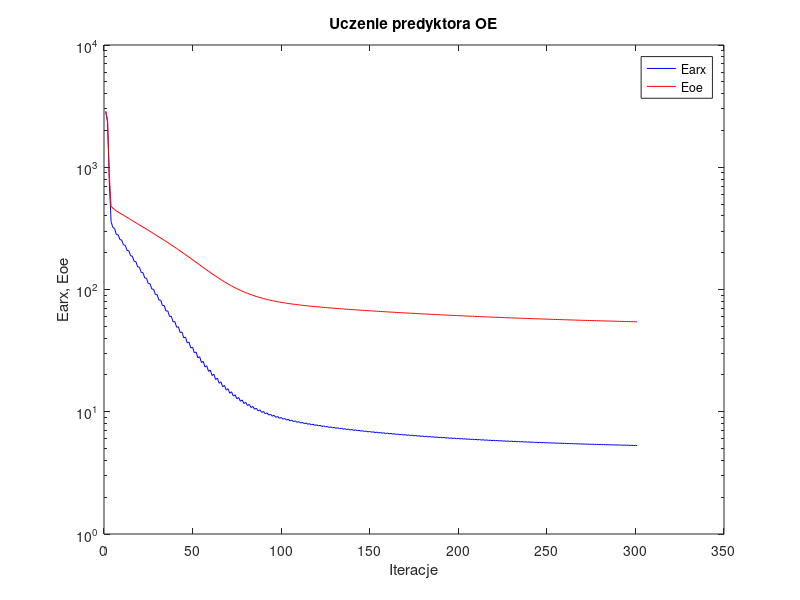
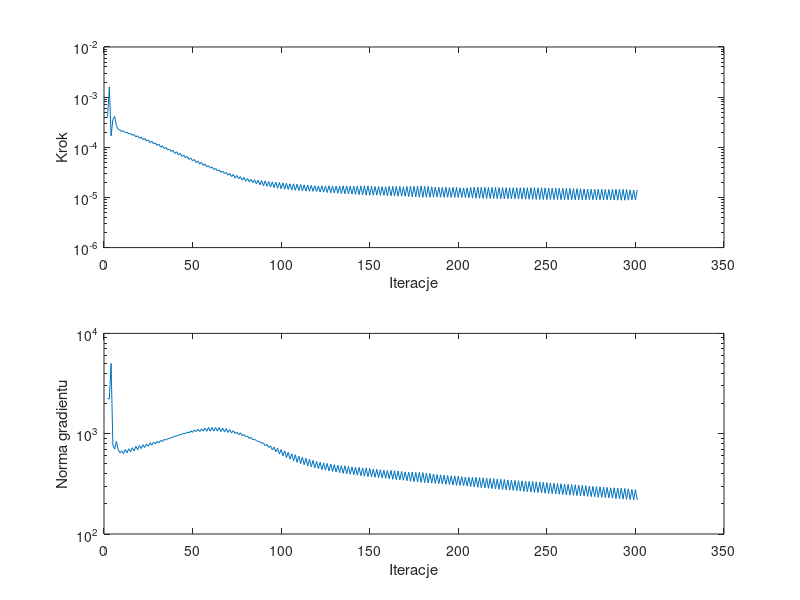

These charts were generated, in order, by the following MATLAB code:
%uczenie predyktora oe
clear all;
n=0; farx(n+1)=2.838401e+003; foe(n+1)=2.880203e+003; wspucz(n+1)=0.000000e+000; ng(n+1)=0.000000e+000;
n=1; farx(n+1)=2.346412e+003; foe(n+1)=2.430069e+003; krok(n+1)=3.910575e-004; ng(n+1)=2.245977e+003;
n=2; farx(n+1)=7.567281e+002; foe(n+1)=8.676422e+002; krok(n+1)=1.606327e-003; ng(n+1)=2.212913e+003;
n=3; farx(n+1)=3.592691e+002; foe(n+1)=4.785656e+002; krok(n+1)=1.684476e-004; ng(n+1)=5.014851e+003;
n=4; farx(n+1)=3.211535e+002; foe(n+1)=4.636240e+002; krok(n+1)=3.569431e-004; ng(n+1)=7.703968e+002;
n=5; farx(n+1)=3.157337e+002; foe(n+1)=4.506398e+002; krok(n+1)=4.129136e-004; ng(n+1)=7.025058e+002;
n=6; farx(n+1)=2.807216e+002; foe(n+1)=4.386093e+002; krok(n+1)=2.732662e-004; ng(n+1)=8.387535e+002;
n=7; farx(n+1)=2.807108e+002; foe(n+1)=4.299551e+002; krok(n+1)=2.266194e-004; ng(n+1)=6.946623e+002;
n=8; farx(n+1)=2.556234e+002; foe(n+1)=4.214672e+002; krok(n+1)=2.215284e-004; ng(n+1)=6.440630e+002;
n=9; farx(n+1)=2.542845e+002; foe(n+1)=4.133405e+002; krok(n+1)=2.064885e-004; ng(n+1)=6.748873e+002;
n=10; farx(n+1)=2.314404e+002; foe(n+1)=4.050896e+002; krok(n+1)=2.130969e-004; ng(n+1)=6.327329e+002;
n=11; farx(n+1)=2.301090e+002; foe(n+1)=3.971668e+002; krok(n+1)=1.955288e-004; ng(n+1)=6.952503e+002;
n=12; farx(n+1)=2.092014e+002; foe(n+1)=3.891605e+002; krok(n+1)=1.992091e-004; ng(n+1)=6.456250e+002;
n=13; farx(n+1)=2.078388e+002; foe(n+1)=3.814839e+002; krok(n+1)=1.848518e-004; ng(n+1)=7.084040e+002;
n=14; farx(n+1)=1.887209e+002; foe(n+1)=3.737532e+002; krok(n+1)=1.889980e-004; ng(n+1)=6.577155e+002;
n=15; farx(n+1)=1.875165e+002; foe(n+1)=3.663498e+002; krok(n+1)=1.736749e-004; ng(n+1)=7.251033e+002;
n=16; farx(n+1)=1.699628e+002; foe(n+1)=3.589128e+002; krok(n+1)=1.802468e-004; ng(n+1)=6.734309e+002;
n=17; farx(n+1)=1.690737e+002; foe(n+1)=3.517894e+002; krok(n+1)=1.614953e-004; ng(n+1)=7.479449e+002;
n=18; farx(n+1)=1.531173e+002; foe(n+1)=3.446469e+002; krok(n+1)=1.697983e-004; ng(n+1)=6.918010e+002;
n=19; farx(n+1)=1.523954e+002; foe(n+1)=3.378017e+002; krok(n+1)=1.512160e-004; ng(n+1)=7.624740e+002;
n=20; farx(n+1)=1.379115e+002; foe(n+1)=3.309406e+002; krok(n+1)=1.599927e-004; ng(n+1)=7.097831e+002;
n=21; farx(n+1)=1.373561e+002; foe(n+1)=3.243599e+002; krok(n+1)=1.418485e-004; ng(n+1)=7.766738e+002;
n=22; farx(n+1)=1.242155e+002; foe(n+1)=3.177637e+002; krok(n+1)=1.500113e-004; ng(n+1)=7.289221e+002;
n=23; farx(n+1)=1.238177e+002; foe(n+1)=3.114281e+002; krok(n+1)=1.332690e-004; ng(n+1)=7.907872e+002;
n=24; farx(n+1)=1.118664e+002; foe(n+1)=3.050764e+002; krok(n+1)=1.404483e-004; ng(n+1)=7.492757e+002;
n=25; farx(n+1)=1.116319e+002; foe(n+1)=2.989625e+002; krok(n+1)=1.241749e-004; ng(n+1)=8.074483e+002;
n=26; farx(n+1)=1.007780e+002; foe(n+1)=2.928276e+002; krok(n+1)=1.316664e-004; ng(n+1)=7.685651e+002;
n=27; farx(n+1)=1.006870e+002; foe(n+1)=2.869151e+002; krok(n+1)=1.168734e-004; ng(n+1)=8.231618e+002;
n=28; farx(n+1)=9.083009e+001; foe(n+1)=2.809837e+002; krok(n+1)=1.218919e-004; ng(n+1)=7.915799e+002;
n=29; farx(n+1)=9.083982e+001; foe(n+1)=2.752535e+002; krok(n+1)=1.089132e-004; ng(n+1)=8.381704e+002;
n=30; farx(n+1)=8.184220e+001; foe(n+1)=2.694979e+002; krok(n+1)=1.147197e-004; ng(n+1)=8.112513e+002;
n=31; farx(n+1)=8.198762e+001; foe(n+1)=2.639312e+002; krok(n+1)=1.007837e-004; ng(n+1)=8.591001e+002;
n=32; farx(n+1)=7.377868e+001; foe(n+1)=2.583360e+002; krok(n+1)=1.077049e-004; ng(n+1)=8.332881e+002;
n=33; farx(n+1)=7.404410e+001; foe(n+1)=2.529205e+002; krok(n+1)=9.411109e-005; ng(n+1)=8.794523e+002;
n=34; farx(n+1)=6.659938e+001; foe(n+1)=2.474837e+002; krok(n+1)=9.926586e-005; ng(n+1)=8.635586e+002;
n=35; farx(n+1)=6.691866e+001; foe(n+1)=2.422150e+002; krok(n+1)=8.876552e-005; ng(n+1)=8.925083e+002;
n=36; farx(n+1)=6.012577e+001; foe(n+1)=2.369298e+002; krok(n+1)=9.186126e-005; ng(n+1)=8.951113e+002;
n=37; farx(n+1)=6.051223e+001; foe(n+1)=2.317995e+002; krok(n+1)=8.238644e-005; ng(n+1)=9.152102e+002;
n=38; farx(n+1)=5.427131e+001; foe(n+1)=2.266557e+002; krok(n+1)=8.669030e-005; ng(n+1)=9.240661e+002;
n=39; farx(n+1)=5.475403e+001; foe(n+1)=2.216568e+002; krok(n+1)=7.546424e-005; ng(n+1)=9.453007e+002;
n=40; farx(n+1)=4.907445e+001; foe(n+1)=2.166496e+002; krok(n+1)=8.127742e-005; ng(n+1)=9.501017e+002;
n=41; farx(n+1)=4.959375e+001; foe(n+1)=2.117894e+002; krok(n+1)=7.029305e-005; ng(n+1)=9.655559e+002;
n=42; farx(n+1)=4.441553e+001; foe(n+1)=2.069275e+002; krok(n+1)=7.583697e-005; ng(n+1)=9.801773e+002;
n=43; farx(n+1)=4.497260e+001; foe(n+1)=2.022086e+002; krok(n+1)=6.564208e-005; ng(n+1)=9.856615e+002;
n=44; farx(n+1)=4.025367e+001; foe(n+1)=1.975013e+002; krok(n+1)=7.043991e-005; ng(n+1)=1.011956e+003;
n=45; farx(n+1)=4.083172e+001; foe(n+1)=1.929301e+002; krok(n+1)=6.121123e-005; ng(n+1)=1.003176e+003;
n=46; farx(n+1)=3.653580e+001; foe(n+1)=1.883819e+002; krok(n+1)=6.565217e-005; ng(n+1)=1.039029e+003;
n=47; farx(n+1)=3.712693e+001; foe(n+1)=1.839662e+002; krok(n+1)=5.714551e-005; ng(n+1)=1.018406e+003;
n=48; farx(n+1)=3.321599e+001; foe(n+1)=1.795864e+002; krok(n+1)=6.123045e-005; ng(n+1)=1.064103e+003;
n=49; farx(n+1)=3.381968e+001; foe(n+1)=1.753350e+002; krok(n+1)=5.353910e-005; ng(n+1)=1.031843e+003;
n=50; farx(n+1)=3.024316e+001; foe(n+1)=1.711374e+002; krok(n+1)=5.720244e-005; ng(n+1)=1.090105e+003;
n=51; farx(n+1)=3.086040e+001; foe(n+1)=1.670572e+002; krok(n+1)=4.960813e-005; ng(n+1)=1.047548e+003;
n=52; farx(n+1)=2.762201e+001; foe(n+1)=1.630458e+002; krok(n+1)=5.337612e-005; ng(n+1)=1.107490e+003;
n=53; farx(n+1)=2.821861e+001; foe(n+1)=1.591534e+002; krok(n+1)=4.621295e-005; ng(n+1)=1.052204e+003;
n=54; farx(n+1)=2.527477e+001; foe(n+1)=1.553348e+002; krok(n+1)=5.039187e-005; ng(n+1)=1.118010e+003;
n=55; farx(n+1)=2.587767e+001; foe(n+1)=1.516361e+002; krok(n+1)=4.334515e-005; ng(n+1)=1.061389e+003;
n=56; farx(n+1)=2.322910e+001; foe(n+1)=1.480335e+002; krok(n+1)=4.621295e-005; ng(n+1)=1.139271e+003;
n=57; farx(n+1)=2.379974e+001; foe(n+1)=1.445463e+002; krok(n+1)=4.116566e-005; ng(n+1)=1.055935e+003;
n=58; farx(n+1)=2.140315e+001; foe(n+1)=1.411633e+002; krok(n+1)=4.285449e-005; ng(n+1)=1.154973e+003;
n=59; farx(n+1)=2.194836e+001; foe(n+1)=1.378898e+002; krok(n+1)=3.840954e-005; ng(n+1)=1.056510e+003;
n=60; farx(n+1)=1.978209e+001; foe(n+1)=1.347243e+002; krok(n+1)=4.041022e-005; ng(n+1)=1.155012e+003;
n=61; farx(n+1)=2.030940e+001; foe(n+1)=1.316680e+002; krok(n+1)=3.583315e-005; ng(n+1)=1.061314e+003;
n=62; farx(n+1)=1.835876e+001; foe(n+1)=1.287247e+002; krok(n+1)=3.788626e-005; ng(n+1)=1.153868e+003;
n=63; farx(n+1)=1.886166e+001; foe(n+1)=1.258895e+002; krok(n+1)=3.369455e-005; ng(n+1)=1.059357e+003;
n=64; farx(n+1)=1.711099e+001; foe(n+1)=1.231697e+002; krok(n+1)=3.531947e-005; ng(n+1)=1.151788e+003;
n=65; farx(n+1)=1.757865e+001; foe(n+1)=1.205558e+002; krok(n+1)=3.163728e-005; ng(n+1)=1.049048e+003;
n=66; farx(n+1)=1.600814e+001; foe(n+1)=1.180524e+002; krok(n+1)=3.333298e-005; ng(n+1)=1.138429e+003;
n=67; farx(n+1)=1.644810e+001; foe(n+1)=1.156545e+002; krok(n+1)=2.979031e-005; ng(n+1)=1.039233e+003;
n=68; farx(n+1)=1.503561e+001; foe(n+1)=1.133635e+002; krok(n+1)=3.145966e-005; ng(n+1)=1.125116e+003;
n=69; farx(n+1)=1.544573e+001; foe(n+1)=1.111737e+002; krok(n+1)=2.780862e-005; ng(n+1)=1.029048e+003;
n=70; farx(n+1)=1.417920e+001; foe(n+1)=1.090824e+002; krok(n+1)=3.008156e-005; ng(n+1)=1.098805e+003;
n=71; farx(n+1)=1.456275e+001; foe(n+1)=1.070911e+002; krok(n+1)=2.609816e-005; ng(n+1)=1.016307e+003;
n=72; farx(n+1)=1.342191e+001; foe(n+1)=1.051911e+002; krok(n+1)=2.885108e-005; ng(n+1)=1.072611e+003;
n=73; farx(n+1)=1.378190e+001; foe(n+1)=1.033854e+002; krok(n+1)=2.439173e-005; ng(n+1)=1.005180e+003;
n=74; farx(n+1)=1.276798e+001; foe(n+1)=1.016636e+002; krok(n+1)=2.746916e-005; ng(n+1)=1.040258e+003;
n=75; farx(n+1)=1.310024e+001; foe(n+1)=1.000368e+002; krok(n+1)=2.352777e-005; ng(n+1)=9.767433e+002;
n=76; farx(n+1)=1.218407e+001; foe(n+1)=9.848882e+001; krok(n+1)=2.605170e-005; ng(n+1)=1.020592e+003;
n=77; farx(n+1)=1.249219e+001; foe(n+1)=9.702265e+001; krok(n+1)=2.212034e-005; ng(n+1)=9.591954e+002;
n=78; farx(n+1)=1.167273e+001; foe(n+1)=9.562626e+001; krok(n+1)=2.518354e-005; ng(n+1)=9.815509e+002;
n=79; farx(n+1)=1.195701e+001; foe(n+1)=9.430933e+001; krok(n+1)=2.109655e-005; ng(n+1)=9.342340e+002;
n=80; farx(n+1)=1.122934e+001; foe(n+1)=9.305470e+001; krok(n+1)=2.394830e-005; ng(n+1)=9.469647e+002;
n=81; farx(n+1)=1.148756e+001; foe(n+1)=9.187679e+001; krok(n+1)=2.059661e-005; ng(n+1)=8.966182e+002;
n=82; farx(n+1)=1.083031e+001; foe(n+1)=9.075387e+001; krok(n+1)=2.288495e-005; ng(n+1)=9.193924e+002;
n=83; farx(n+1)=1.106843e+001; foe(n+1)=8.969773e+001; krok(n+1)=1.968224e-005; ng(n+1)=8.702776e+002;
n=84; farx(n+1)=1.046999e+001; foe(n+1)=8.868951e+001; krok(n+1)=2.253084e-005; ng(n+1)=8.802420e+002;
n=85; farx(n+1)=1.069433e+001; foe(n+1)=8.773960e+001; krok(n+1)=1.856539e-005; ng(n+1)=8.538908e+002;
n=86; farx(n+1)=1.015508e+001; foe(n+1)=8.683245e+001; krok(n+1)=2.212034e-005; ng(n+1)=8.370646e+002;
n=87; farx(n+1)=1.036349e+001; foe(n+1)=8.598063e+001; krok(n+1)=1.791657e-005; ng(n+1)=8.296231e+002;
n=88; farx(n+1)=9.871570e+000; foe(n+1)=8.516721e+001; krok(n+1)=2.167257e-005; ng(n+1)=8.017427e+002;
n=89; farx(n+1)=1.006502e+001; foe(n+1)=8.440063e+001; krok(n+1)=1.700060e-005; ng(n+1)=8.102424e+002;
n=90; farx(n+1)=9.621992e+000; foe(n+1)=8.366546e+001; krok(n+1)=2.139878e-005; ng(n+1)=7.571128e+002;
n=91; farx(n+1)=9.802105e+000; foe(n+1)=8.297783e+001; krok(n+1)=1.668452e-005; ng(n+1)=7.819336e+002;
n=92; farx(n+1)=9.397512e+000; foe(n+1)=8.231965e+001; krok(n+1)=2.068400e-005; ng(n+1)=7.287141e+002;
n=93; farx(n+1)=9.563736e+000; foe(n+1)=8.170055e+001; krok(n+1)=1.611741e-005; ng(n+1)=7.567034e+002;
n=94; farx(n+1)=9.194014e+000; foe(n+1)=8.110505e+001; krok(n+1)=2.047978e-005; ng(n+1)=6.910078e+002;
n=95; farx(n+1)=9.349937e+000; foe(n+1)=8.054562e+001; krok(n+1)=1.568168e-005; ng(n+1)=7.353599e+002;
n=96; farx(n+1)=9.009043e+000; foe(n+1)=8.000754e+001; krok(n+1)=2.018691e-005; ng(n+1)=6.595191e+002;
n=97; farx(n+1)=9.155875e+000; foe(n+1)=7.949972e+001; krok(n+1)=1.519948e-005; ng(n+1)=7.163371e+002;
n=98; farx(n+1)=8.842327e+000; foe(n+1)=7.901094e+001; krok(n+1)=1.991107e-005; ng(n+1)=6.273636e+002;
n=99; farx(n+1)=8.980320e+000; foe(n+1)=7.854944e+001; krok(n+1)=1.489515e-005; ng(n+1)=6.948477e+002;
n=100; farx(n+1)=8.690410e+000; foe(n+1)=7.810513e+001; krok(n+1)=1.953303e-005; ng(n+1)=6.018599e+002;
n=101; farx(n+1)=8.820179e+000; foe(n+1)=7.768410e+001; krok(n+1)=1.460917e-005; ng(n+1)=6.740686e+002;
n=102; farx(n+1)=8.551931e+000; foe(n+1)=7.727818e+001; krok(n+1)=1.915690e-005; ng(n+1)=5.783372e+002;
n=103; farx(n+1)=8.674024e+000; foe(n+1)=7.689294e+001; krok(n+1)=1.442554e-005; ng(n+1)=6.526973e+002;
n=104; farx(n+1)=8.424683e+000; foe(n+1)=7.652100e+001; krok(n+1)=1.873112e-005; ng(n+1)=5.574632e+002;
n=105; farx(n+1)=8.538821e+000; foe(n+1)=7.616690e+001; krok(n+1)=1.416371e-005; ng(n+1)=6.322453e+002;
n=106; farx(n+1)=8.304851e+000; foe(n+1)=7.582283e+001; krok(n+1)=1.868136e-005; ng(n+1)=5.356144e+002;
n=107; farx(n+1)=8.414239e+000; foe(n+1)=7.549444e+001; krok(n+1)=1.390226e-005; ng(n+1)=6.173725e+002;
n=108; farx(n+1)=8.194772e+000; foe(n+1)=7.517574e+001; krok(n+1)=1.839286e-005; ng(n+1)=5.175712e+002;
n=109; farx(n+1)=8.298665e+000; foe(n+1)=7.487068e+001; krok(n+1)=1.372904e-005; ng(n+1)=6.002612e+002;
n=110; farx(n+1)=8.091890e+000; foe(n+1)=7.457395e+001; krok(n+1)=1.814366e-005; ng(n+1)=5.020244e+002;
n=111; farx(n+1)=8.191036e+000; foe(n+1)=7.428907e+001; krok(n+1)=1.356957e-005; ng(n+1)=5.846290e+002;
n=112; farx(n+1)=7.995736e+000; foe(n+1)=7.401151e+001; krok(n+1)=1.787641e-005; ng(n+1)=4.896056e+002;
n=113; farx(n+1)=8.089995e+000; foe(n+1)=7.374438e+001; krok(n+1)=1.338683e-005; ng(n+1)=5.694313e+002;
n=114; farx(n+1)=7.904603e+000; foe(n+1)=7.348284e+001; krok(n+1)=1.777520e-005; ng(n+1)=4.767128e+002;
n=115; farx(n+1)=7.995725e+000; foe(n+1)=7.323081e+001; krok(n+1)=1.328171e-005; ng(n+1)=5.567401e+002;
n=116; farx(n+1)=7.819890e+000; foe(n+1)=7.298446e+001; krok(n+1)=1.738167e-005; ng(n+1)=4.671399e+002;
n=117; farx(n+1)=7.906958e+000; foe(n+1)=7.274646e+001; krok(n+1)=1.324381e-005; ng(n+1)=5.417587e+002;
n=118; farx(n+1)=7.739321e+000; foe(n+1)=7.251311e+001; krok(n+1)=1.709205e-005; ng(n+1)=4.577785e+002;
n=119; farx(n+1)=7.822904e+000; foe(n+1)=7.228710e+001; krok(n+1)=1.315377e-005; ng(n+1)=5.289877e+002;
n=120; farx(n+1)=7.661961e+000; foe(n+1)=7.206484e+001; krok(n+1)=1.696382e-005; ng(n+1)=4.483241e+002;
n=121; farx(n+1)=7.742385e+000; foe(n+1)=7.184888e+001; krok(n+1)=1.290553e-005; ng(n+1)=5.193752e+002;
n=122; farx(n+1)=7.587511e+000; foe(n+1)=7.163529e+001; krok(n+1)=1.709205e-005; ng(n+1)=4.385573e+002;
n=123; farx(n+1)=7.666310e+000; foe(n+1)=7.142788e+001; krok(n+1)=1.275150e-005; ng(n+1)=5.120482e+002;
n=124; farx(n+1)=7.516519e+000; foe(n+1)=7.122317e+001; krok(n+1)=1.700240e-005; ng(n+1)=4.325727e+002;
n=125; farx(n+1)=7.593268e+000; foe(n+1)=7.102344e+001; krok(n+1)=1.254943e-005; ng(n+1)=5.053703e+002;
n=126; farx(n+1)=7.448115e+000; foe(n+1)=7.082593e+001; krok(n+1)=1.707914e-005; ng(n+1)=4.255960e+002;
n=127; farx(n+1)=7.523686e+000; foe(n+1)=7.063281e+001; krok(n+1)=1.240203e-005; ng(n+1)=5.000558e+002;
n=128; farx(n+1)=7.383625e+000; foe(n+1)=7.044246e+001; krok(n+1)=1.689056e-005; ng(n+1)=4.202616e+002;
n=129; farx(n+1)=7.456797e+000; foe(n+1)=7.025613e+001; krok(n+1)=1.229246e-005; ng(n+1)=4.918320e+002;
n=130; farx(n+1)=7.321180e+000; foe(n+1)=7.007168e+001; krok(n+1)=1.686358e-005; ng(n+1)=4.142375e+002;
n=131; farx(n+1)=7.392539e+000; foe(n+1)=6.989115e+001; krok(n+1)=1.215525e-005; ng(n+1)=4.854772e+002;
n=132; farx(n+1)=7.260667e+000; foe(n+1)=6.971204e+001; krok(n+1)=1.689172e-005; ng(n+1)=4.084948e+002;
n=133; farx(n+1)=7.330505e+000; foe(n+1)=6.953651e+001; krok(n+1)=1.197415e-005; ng(n+1)=4.806146e+002;
n=134; farx(n+1)=7.201454e+000; foe(n+1)=6.936193e+001; krok(n+1)=1.707914e-005; ng(n+1)=4.028104e+002;
n=135; farx(n+1)=7.270862e+000; foe(n+1)=6.919032e+001; krok(n+1)=1.180191e-005; ng(n+1)=4.785457e+002;
n=136; farx(n+1)=7.145615e+000; foe(n+1)=6.902056e+001; krok(n+1)=1.695813e-005; ng(n+1)=3.986127e+002;
n=137; farx(n+1)=7.213599e+000; foe(n+1)=6.885371e+001; krok(n+1)=1.176389e-005; ng(n+1)=4.726879e+002;
n=138; farx(n+1)=7.091967e+000; foe(n+1)=6.868873e+001; krok(n+1)=1.675717e-005; ng(n+1)=3.951645e+002;
n=139; farx(n+1)=7.158089e+000; foe(n+1)=6.852644e+001; krok(n+1)=1.168144e-005; ng(n+1)=4.665600e+002;
n=140; farx(n+1)=7.039023e+000; foe(n+1)=6.836517e+001; krok(n+1)=1.684728e-005; ng(n+1)=3.905957e+002;
n=141; farx(n+1)=7.104247e+000; foe(n+1)=6.820622e+001; krok(n+1)=1.151293e-005; ng(n+1)=4.640462e+002;
n=142; farx(n+1)=6.987857e+000; foe(n+1)=6.804826e+001; krok(n+1)=1.693219e-005; ng(n+1)=3.859294e+002;
n=143; farx(n+1)=7.052162e+000; foe(n+1)=6.789259e+001; krok(n+1)=1.138543e-005; ng(n+1)=4.610099e+002;
n=144; farx(n+1)=6.938484e+000; foe(n+1)=6.773796e+001; krok(n+1)=1.693774e-005; ng(n+1)=3.817924e+002;
n=145; farx(n+1)=7.001634e+000; foe(n+1)=6.758561e+001; krok(n+1)=1.127096e-005; ng(n+1)=4.573008e+002;
n=146; farx(n+1)=6.889885e+000; foe(n+1)=6.743398e+001; krok(n+1)=1.707914e-005; ng(n+1)=3.775619e+002;
n=147; farx(n+1)=6.952425e+000; foe(n+1)=6.728410e+001; krok(n+1)=1.109774e-005; ng(n+1)=4.559637e+002;
n=148; farx(n+1)=6.843564e+000; foe(n+1)=6.713509e+001; krok(n+1)=1.709205e-005; ng(n+1)=3.731316e+002;
n=149; farx(n+1)=6.905248e+000; foe(n+1)=6.698853e+001; krok(n+1)=1.109569e-005; ng(n+1)=4.514339e+002;
n=150; farx(n+1)=6.799516e+000; foe(n+1)=6.684334e+001; krok(n+1)=1.675917e-005; ng(n+1)=3.708049e+002;
n=151; farx(n+1)=6.859651e+000; foe(n+1)=6.670063e+001; krok(n+1)=1.113304e-005; ng(n+1)=4.445984e+002;
n=152; farx(n+1)=6.756093e+000; foe(n+1)=6.655880e+001; krok(n+1)=1.662220e-005; ng(n+1)=3.681912e+002;
n=153; farx(n+1)=6.815419e+000; foe(n+1)=6.641894e+001; krok(n+1)=1.109569e-005; ng(n+1)=4.408764e+002;
n=154; farx(n+1)=6.714111e+000; foe(n+1)=6.628019e+001; krok(n+1)=1.649003e-005; ng(n+1)=3.654193e+002;
n=155; farx(n+1)=6.772396e+000; foe(n+1)=6.614318e+001; krok(n+1)=1.104492e-005; ng(n+1)=4.368070e+002;
n=156; farx(n+1)=6.673368e+000; foe(n+1)=6.600707e+001; krok(n+1)=1.641304e-005; ng(n+1)=3.621859e+002;
n=157; farx(n+1)=6.730807e+000; foe(n+1)=6.587282e+001; krok(n+1)=1.103022e-005; ng(n+1)=4.327563e+002;
n=158; farx(n+1)=6.633649e+000; foe(n+1)=6.573962e+001; krok(n+1)=1.630239e-005; ng(n+1)=3.596723e+002;
n=159; farx(n+1)=6.689624e+000; foe(n+1)=6.560787e+001; krok(n+1)=1.085468e-005; ng(n+1)=4.295052e+002;
n=160; farx(n+1)=6.593538e+000; foe(n+1)=6.547570e+001; krok(n+1)=1.675717e-005; ng(n+1)=3.542475e+002;
n=161; farx(n+1)=6.649910e+000; foe(n+1)=6.534507e+001; krok(n+1)=1.071362e-005; ng(n+1)=4.308829e+002;
n=162; farx(n+1)=6.555864e+000; foe(n+1)=6.521554e+001; krok(n+1)=1.663384e-005; ng(n+1)=3.515584e+002;
n=163; farx(n+1)=6.611171e+000; foe(n+1)=6.508750e+001; krok(n+1)=1.066004e-005; ng(n+1)=4.269258e+002;
n=164; farx(n+1)=6.518796e+000; foe(n+1)=6.496009e+001; krok(n+1)=1.666809e-005; ng(n+1)=3.482636e+002;
n=165; farx(n+1)=6.573628e+000; foe(n+1)=6.483413e+001; krok(n+1)=1.061240e-005; ng(n+1)=4.245572e+002;
n=166; farx(n+1)=6.483117e+000; foe(n+1)=6.470928e+001; krok(n+1)=1.653919e-005; ng(n+1)=3.457796e+002;
n=167; farx(n+1)=6.537245e+000; foe(n+1)=6.458572e+001; krok(n+1)=1.061240e-005; ng(n+1)=4.208303e+002;
n=168; farx(n+1)=6.449071e+000; foe(n+1)=6.446354e+001; krok(n+1)=1.625849e-005; ng(n+1)=3.436636e+002;
n=169; farx(n+1)=6.501525e+000; foe(n+1)=6.434292e+001; krok(n+1)=1.057446e-005; ng(n+1)=4.149346e+002;
n=170; farx(n+1)=6.414180e+000; foe(n+1)=6.422221e+001; krok(n+1)=1.653919e-005; ng(n+1)=3.397917e+002;
n=171; farx(n+1)=6.466487e+000; foe(n+1)=6.410266e+001; krok(n+1)=1.039083e-005; ng(n+1)=4.157590e+002;
n=172; farx(n+1)=6.380467e+000; foe(n+1)=6.398332e+001; krok(n+1)=1.672925e-005; ng(n+1)=3.359111e+002;
n=173; farx(n+1)=6.432528e+000; foe(n+1)=6.386532e+001; krok(n+1)=1.031748e-005; ng(n+1)=4.146224e+002;
n=174; farx(n+1)=6.348150e+000; foe(n+1)=6.374818e+001; krok(n+1)=1.663763e-005; ng(n+1)=3.333816e+002;
n=175; farx(n+1)=6.399204e+000; foe(n+1)=6.363233e+001; krok(n+1)=1.023989e-005; ng(n+1)=4.113008e+002;
n=176; farx(n+1)=6.315824e+000; foe(n+1)=6.351661e+001; krok(n+1)=1.684728e-005; ng(n+1)=3.298277e+002;
n=177; farx(n+1)=6.366558e+000; foe(n+1)=6.340198e+001; krok(n+1)=1.010485e-005; ng(n+1)=4.110423e+002;
n=178; farx(n+1)=6.284501e+000; foe(n+1)=6.328766e+001; krok(n+1)=1.697768e-005; ng(n+1)=3.264804e+002;
n=179; farx(n+1)=6.335113e+000; foe(n+1)=6.317462e+001; krok(n+1)=1.009346e-005; ng(n+1)=4.093762e+002;
n=180; farx(n+1)=6.255069e+000; foe(n+1)=6.306305e+001; krok(n+1)=1.662220e-005; ng(n+1)=3.253245e+002;
n=181; farx(n+1)=6.304362e+000; foe(n+1)=6.295277e+001; krok(n+1)=1.010485e-005; ng(n+1)=4.036138e+002;
n=182; farx(n+1)=6.225576e+000; foe(n+1)=6.284298e+001; krok(n+1)=1.663763e-005; ng(n+1)=3.227581e+002;
n=183; farx(n+1)=6.274599e+000; foe(n+1)=6.273435e+001; krok(n+1)=1.009346e-005; ng(n+1)=4.015332e+002;
n=184; farx(n+1)=6.197644e+000; foe(n+1)=6.262697e+001; krok(n+1)=1.634484e-005; ng(n+1)=3.213577e+002;
n=185; farx(n+1)=6.245644e+000; foe(n+1)=6.252083e+001; krok(n+1)=1.013046e-005; ng(n+1)=3.963106e+002;
n=186; farx(n+1)=6.170475e+000; foe(n+1)=6.241553e+001; krok(n+1)=1.611741e-005; ng(n+1)=3.195421e+002;
n=187; farx(n+1)=6.217610e+000; foe(n+1)=6.231173e+001; krok(n+1)=1.018462e-005; ng(n+1)=3.913508e+002;
n=188; farx(n+1)=6.143581e+000; foe(n+1)=6.220867e+001; krok(n+1)=1.596631e-005; ng(n+1)=3.181685e+002;
n=189; farx(n+1)=6.190129e+000; foe(n+1)=6.210658e+001; krok(n+1)=1.015216e-005; ng(n+1)=3.886499e+002;
n=190; farx(n+1)=6.117281e+000; foe(n+1)=6.200523e+001; krok(n+1)=1.592832e-005; ng(n+1)=3.159263e+002;
n=191; farx(n+1)=6.163150e+000; foe(n+1)=6.190476e+001; krok(n+1)=1.008355e-005; ng(n+1)=3.862359e+002;
n=192; farx(n+1)=6.091517e+000; foe(n+1)=6.180473e+001; krok(n+1)=1.597838e-005; ng(n+1)=3.130079e+002;
n=193; farx(n+1)=6.137154e+000; foe(n+1)=6.170579e+001; krok(n+1)=1.009346e-005; ng(n+1)=3.840282e+002;
n=194; farx(n+1)=6.066834e+000; foe(n+1)=6.160798e+001; krok(n+1)=1.572983e-005; ng(n+1)=3.119206e+002;
n=195; farx(n+1)=6.111384e+000; foe(n+1)=6.151097e+001; krok(n+1)=1.003721e-005; ng(n+1)=3.800982e+002;
n=196; farx(n+1)=6.042131e+000; foe(n+1)=6.141415e+001; krok(n+1)=1.588017e-005; ng(n+1)=3.085122e+002;
n=197; farx(n+1)=6.086343e+000; foe(n+1)=6.131843e+001; krok(n+1)=9.975945e-006; ng(n+1)=3.786787e+002;
n=198; farx(n+1)=6.017889e+000; foe(n+1)=6.122313e+001; krok(n+1)=1.592832e-005; ng(n+1)=3.062143e+002;
n=199; farx(n+1)=6.062047e+000; foe(n+1)=6.112858e+001; krok(n+1)=9.952471e-006; ng(n+1)=3.776248e+002;
n=200; farx(n+1)=5.995163e+000; foe(n+1)=6.103525e+001; krok(n+1)=1.563162e-005; ng(n+1)=3.049131e+002;
n=201; farx(n+1)=6.038342e+000; foe(n+1)=6.094286e+001; krok(n+1)=9.999543e-006; ng(n+1)=3.724105e+002;
n=202; farx(n+1)=5.972683e+000; foe(n+1)=6.085120e+001; krok(n+1)=1.549177e-005; ng(n+1)=3.031115e+002;
n=203; farx(n+1)=6.015078e+000; foe(n+1)=6.076050e+001; krok(n+1)=9.975945e-006; ng(n+1)=3.689489e+002;
n=204; farx(n+1)=5.950106e+000; foe(n+1)=6.067012e+001; krok(n+1)=1.558957e-005; ng(n+1)=3.006055e+002;
n=205; farx(n+1)=5.992055e+000; foe(n+1)=6.058044e+001; krok(n+1)=9.841122e-006; ng(n+1)=3.683216e+002;
n=206; farx(n+1)=5.927806e+000; foe(n+1)=6.049081e+001; krok(n+1)=1.583652e-005; ng(n+1)=2.970905e+002;
n=207; farx(n+1)=5.969484e+000; foe(n+1)=6.040199e+001; krok(n+1)=9.716744e-006; ng(n+1)=3.681760e+002;
n=208; farx(n+1)=5.905958e+000; foe(n+1)=6.031327e+001; krok(n+1)=1.602405e-005; ng(n+1)=2.939881e+002;
n=209; farx(n+1)=5.947499e+000; foe(n+1)=6.022537e+001; krok(n+1)=9.645404e-006; ng(n+1)=3.676817e+002;
n=210; farx(n+1)=5.884988e+000; foe(n+1)=6.013804e+001; krok(n+1)=1.597838e-005; ng(n+1)=2.918446e+002;
n=211; farx(n+1)=5.925939e+000; foe(n+1)=6.005155e+001; krok(n+1)=9.602384e-006; ng(n+1)=3.651502e+002;
n=212; farx(n+1)=5.864300e+000; foe(n+1)=5.996538e+001; krok(n+1)=1.602405e-005; ng(n+1)=2.893678e+002;
n=213; farx(n+1)=5.904915e+000; foe(n+1)=5.988009e+001; krok(n+1)=9.564320e-006; ng(n+1)=3.634392e+002;
n=214; farx(n+1)=5.844280e+000; foe(n+1)=5.979532e+001; krok(n+1)=1.595012e-005; ng(n+1)=2.873749e+002;
n=215; farx(n+1)=5.884409e+000; foe(n+1)=5.971144e+001; krok(n+1)=9.555815e-006; ng(n+1)=3.607111e+002;
n=216; farx(n+1)=5.824787e+000; foe(n+1)=5.962813e+001; krok(n+1)=1.584198e-005; ng(n+1)=2.855555e+002;
n=217; farx(n+1)=5.864327e+000; foe(n+1)=5.954570e+001; krok(n+1)=9.538947e-006; ng(n+1)=3.577552e+002;
n=218; farx(n+1)=5.805517e+000; foe(n+1)=5.946364e+001; krok(n+1)=1.583652e-005; ng(n+1)=2.834421e+002;
n=219; farx(n+1)=5.844691e+000; foe(n+1)=5.938237e+001; krok(n+1)=9.504428e-006; ng(n+1)=3.558845e+002;
n=220; farx(n+1)=5.786709e+000; foe(n+1)=5.930160e+001; krok(n+1)=1.580481e-005; ng(n+1)=2.814452e+002;
n=221; farx(n+1)=5.825465e+000; foe(n+1)=5.922153e+001; krok(n+1)=9.471564e-006; ng(n+1)=3.537991e+002;
n=222; farx(n+1)=5.768478e+000; foe(n+1)=5.914198e+001; krok(n+1)=1.573332e-005; ng(n+1)=2.793825e+002;
n=223; farx(n+1)=5.806695e+000; foe(n+1)=5.906329e+001; krok(n+1)=9.463005e-006; ng(n+1)=3.508813e+002;
n=224; farx(n+1)=5.750384e+000; foe(n+1)=5.898498e+001; krok(n+1)=1.572983e-005; ng(n+1)=2.774555e+002;
n=225; farx(n+1)=5.788350e+000; foe(n+1)=5.890732e+001; krok(n+1)=9.433029e-006; ng(n+1)=3.493747e+002;
n=226; farx(n+1)=5.733071e+000; foe(n+1)=5.883033e+001; krok(n+1)=1.558595e-005; ng(n+1)=2.757539e+002;
n=227; farx(n+1)=5.770397e+000; foe(n+1)=5.875413e+001; krok(n+1)=9.434846e-006; ng(n+1)=3.459106e+002;
n=228; farx(n+1)=5.715780e+000; foe(n+1)=5.867830e+001; krok(n+1)=1.558957e-005; ng(n+1)=2.739077e+002;
n=229; farx(n+1)=5.752774e+000; foe(n+1)=5.860309e+001; krok(n+1)=9.386788e-006; ng(n+1)=3.443879e+002;
n=230; farx(n+1)=5.698929e+000; foe(n+1)=5.852832e+001; krok(n+1)=1.558595e-005; ng(n+1)=2.719088e+002;
n=231; farx(n+1)=5.735515e+000; foe(n+1)=5.845420e+001; krok(n+1)=9.351708e-006; ng(n+1)=3.423761e+002;
n=232; farx(n+1)=5.682400e+000; foe(n+1)=5.838048e+001; krok(n+1)=1.558595e-005; ng(n+1)=2.699557e+002;
n=233; farx(n+1)=5.718637e+000; foe(n+1)=5.830740e+001; krok(n+1)=9.322149e-006; ng(n+1)=3.405000e+002;
n=234; farx(n+1)=5.666134e+000; foe(n+1)=5.823479e+001; krok(n+1)=1.558957e-005; ng(n+1)=2.681741e+002;
n=235; farx(n+1)=5.702013e+000; foe(n+1)=5.816264e+001; krok(n+1)=9.263865e-006; ng(n+1)=3.390460e+002;
n=236; farx(n+1)=5.650305e+000; foe(n+1)=5.809091e+001; krok(n+1)=1.560740e-005; ng(n+1)=2.659974e+002;
n=237; farx(n+1)=5.685777e+000; foe(n+1)=5.801984e+001; krok(n+1)=9.237209e-006; ng(n+1)=3.368959e+002;
n=238; farx(n+1)=5.634788e+000; foe(n+1)=5.794914e+001; krok(n+1)=1.558595e-005; ng(n+1)=2.641552e+002;
n=239; farx(n+1)=5.669898e+000; foe(n+1)=5.787910e+001; krok(n+1)=9.215371e-006; ng(n+1)=3.348447e+002;
n=240; farx(n+1)=5.619465e+000; foe(n+1)=5.780947e+001; krok(n+1)=1.558957e-005; ng(n+1)=2.624530e+002;
n=241; farx(n+1)=5.654249e+000; foe(n+1)=5.774030e+001; krok(n+1)=9.158722e-006; ng(n+1)=3.335321e+002;
n=242; farx(n+1)=5.604555e+000; foe(n+1)=5.767152e+001; krok(n+1)=1.560740e-005; ng(n+1)=2.603572e+002;
n=243; farx(n+1)=5.638979e+000; foe(n+1)=5.760335e+001; krok(n+1)=9.137433e-006; ng(n+1)=3.315710e+002;
n=244; farx(n+1)=5.589892e+000; foe(n+1)=5.753560e+001; krok(n+1)=1.558957e-005; ng(n+1)=2.586657e+002;
n=245; farx(n+1)=5.623971e+000; foe(n+1)=5.746836e+001; krok(n+1)=9.098641e-006; ng(n+1)=3.299591e+002;
n=246; farx(n+1)=5.575616e+000; foe(n+1)=5.740149e+001; krok(n+1)=1.556828e-005; ng(n+1)=2.567710e+002;
n=247; farx(n+1)=5.609330e+000; foe(n+1)=5.733528e+001; krok(n+1)=9.089066e-006; ng(n+1)=3.277796e+002;
n=248; farx(n+1)=5.561664e+000; foe(n+1)=5.726947e+001; krok(n+1)=1.549177e-005; ng(n+1)=2.552237e+002;
n=249; farx(n+1)=5.594986e+000; foe(n+1)=5.720429e+001; krok(n+1)=9.078452e-006; ng(n+1)=3.255096e+002;
n=250; farx(n+1)=5.548091e+000; foe(n+1)=5.713948e+001; krok(n+1)=1.539716e-005; ng(n+1)=2.536170e+002;
n=251; farx(n+1)=5.581031e+000; foe(n+1)=5.707541e+001; krok(n+1)=9.098741e-006; ng(n+1)=3.227816e+002;
n=252; farx(n+1)=5.534676e+000; foe(n+1)=5.701176e+001; krok(n+1)=1.529987e-005; ng(n+1)=2.524220e+002;
n=253; farx(n+1)=5.567270e+000; foe(n+1)=5.694859e+001; krok(n+1)=9.071830e-006; ng(n+1)=3.209616e+002;
n=254; farx(n+1)=5.521546e+000; foe(n+1)=5.688582e+001; krok(n+1)=1.527639e-005; ng(n+1)=2.506828e+002;
n=255; farx(n+1)=5.553788e+000; foe(n+1)=5.682356e+001; krok(n+1)=9.050777e-006; ng(n+1)=3.190299e+002;
n=256; farx(n+1)=5.508619e+000; foe(n+1)=5.676166e+001; krok(n+1)=1.526516e-005; ng(n+1)=2.490122e+002;
n=257; farx(n+1)=5.540570e+000; foe(n+1)=5.670025e+001; krok(n+1)=9.024321e-006; ng(n+1)=3.174355e+002;
n=258; farx(n+1)=5.496083e+000; foe(n+1)=5.663922e+001; krok(n+1)=1.519948e-005; ng(n+1)=2.473801e+002;
n=259; farx(n+1)=5.527619e+000; foe(n+1)=5.657879e+001; krok(n+1)=9.015490e-006; ng(n+1)=3.150341e+002;
n=260; farx(n+1)=5.483707e+000; foe(n+1)=5.651862e+001; krok(n+1)=1.517047e-005; ng(n+1)=2.457502e+002;
n=261; farx(n+1)=5.514953e+000; foe(n+1)=5.645903e+001; krok(n+1)=9.003600e-006; ng(n+1)=3.132061e+002;
n=262; farx(n+1)=5.471486e+000; foe(n+1)=5.639978e+001; krok(n+1)=1.515170e-005; ng(n+1)=2.443026e+002;
n=263; farx(n+1)=5.502530e+000; foe(n+1)=5.634093e+001; krok(n+1)=8.980339e-006; ng(n+1)=3.119521e+002;
n=264; farx(n+1)=5.459688e+000; foe(n+1)=5.628258e+001; krok(n+1)=1.506057e-005; ng(n+1)=2.428805e+002;
n=265; farx(n+1)=5.490359e+000; foe(n+1)=5.622466e+001; krok(n+1)=8.980339e-006; ng(n+1)=3.095832e+002;
n=266; farx(n+1)=5.448160e+000; foe(n+1)=5.616718e+001; krok(n+1)=1.496592e-005; ng(n+1)=2.414321e+002;
n=267; farx(n+1)=5.478445e+000; foe(n+1)=5.611020e+001; krok(n+1)=8.985823e-006; ng(n+1)=3.070752e+002;
n=268; farx(n+1)=5.436745e+000; foe(n+1)=5.605359e+001; krok(n+1)=1.491645e-005; ng(n+1)=2.400244e+002;
n=269; farx(n+1)=5.466786e+000; foe(n+1)=5.599739e+001; krok(n+1)=8.980339e-006; ng(n+1)=3.053613e+002;
n=270; farx(n+1)=5.425648e+000; foe(n+1)=5.594167e+001; krok(n+1)=1.481560e-005; ng(n+1)=2.387463e+002;
n=271; farx(n+1)=5.455341e+000; foe(n+1)=5.588634e+001; krok(n+1)=8.980339e-006; ng(n+1)=3.031122e+002;
n=272; farx(n+1)=5.414846e+000; foe(n+1)=5.583143e+001; krok(n+1)=1.470858e-005; ng(n+1)=2.373404e+002;
n=273; farx(n+1)=5.444155e+000; foe(n+1)=5.577704e+001; krok(n+1)=8.997287e-006; ng(n+1)=3.004473e+002;
n=274; farx(n+1)=5.404202e+000; foe(n+1)=5.572297e+001; krok(n+1)=1.461294e-005; ng(n+1)=2.360638e+002;
n=275; farx(n+1)=5.433193e+000; foe(n+1)=5.566941e+001; krok(n+1)=9.003600e-006; ng(n+1)=2.982397e+002;
n=276; farx(n+1)=5.393676e+000; foe(n+1)=5.561616e+001; krok(n+1)=1.455793e-005; ng(n+1)=2.347828e+002;
n=277; farx(n+1)=5.422318e+000; foe(n+1)=5.556331e+001; krok(n+1)=8.960031e-006; ng(n+1)=2.966461e+002;
n=278; farx(n+1)=5.383286e+000; foe(n+1)=5.551060e+001; krok(n+1)=1.461294e-005; ng(n+1)=2.328605e+002;
n=279; farx(n+1)=5.411779e+000; foe(n+1)=5.545841e+001; krok(n+1)=8.958287e-006; ng(n+1)=2.953048e+002;
n=280; farx(n+1)=5.373169e+000; foe(n+1)=5.540658e+001; krok(n+1)=1.451496e-005; ng(n+1)=2.318103e+002;
n=281; farx(n+1)=5.401345e+000; foe(n+1)=5.535510e+001; krok(n+1)=8.935769e-006; ng(n+1)=2.935352e+002;
n=282; farx(n+1)=5.363262e+000; foe(n+1)=5.530391e+001; krok(n+1)=1.448879e-005; ng(n+1)=2.301985e+002;
n=283; farx(n+1)=5.391158e+000; foe(n+1)=5.525317e+001; krok(n+1)=8.935769e-006; ng(n+1)=2.915897e+002;
n=284; farx(n+1)=5.353618e+000; foe(n+1)=5.520272e+001; krok(n+1)=1.438760e-005; ng(n+1)=2.289172e+002;
n=285; farx(n+1)=5.381160e+000; foe(n+1)=5.515279e+001; krok(n+1)=8.943311e-006; ng(n+1)=2.892081e+002;
n=286; farx(n+1)=5.343848e+000; foe(n+1)=5.510304e+001; krok(n+1)=1.442554e-005; ng(n+1)=2.275771e+002;
n=287; farx(n+1)=5.371221e+000; foe(n+1)=5.505356e+001; krok(n+1)=8.869972e-006; ng(n+1)=2.888482e+002;
n=288; farx(n+1)=5.334293e+000; foe(n+1)=5.500429e+001; krok(n+1)=1.451496e-005; ng(n+1)=2.256816e+002;
n=289; farx(n+1)=5.361457e+000; foe(n+1)=5.495534e+001; krok(n+1)=8.818566e-006; ng(n+1)=2.879866e+002;
n=290; farx(n+1)=5.324821e+000; foe(n+1)=5.490659e+001; krok(n+1)=1.460917e-005; ng(n+1)=2.239552e+002;
n=291; farx(n+1)=5.351900e+000; foe(n+1)=5.485809e+001; krok(n+1)=8.778020e-006; ng(n+1)=2.875418e+002;
n=292; farx(n+1)=5.315879e+000; foe(n+1)=5.481000e+001; krok(n+1)=1.448879e-005; ng(n+1)=2.225994e+002;
n=293; farx(n+1)=5.342563e+000; foe(n+1)=5.476236e+001; krok(n+1)=8.804989e-006; ng(n+1)=2.846605e+002;
n=294; farx(n+1)=5.307024e+000; foe(n+1)=5.471498e+001; krok(n+1)=1.438760e-005; ng(n+1)=2.214110e+002;
n=295; farx(n+1)=5.333448e+000; foe(n+1)=5.466807e+001; krok(n+1)=8.829868e-006; ng(n+1)=2.824434e+002;
n=296; farx(n+1)=5.298561e+000; foe(n+1)=5.462146e+001; krok(n+1)=1.416371e-005; ng(n+1)=2.204579e+002;
n=297; farx(n+1)=5.324528e+000; foe(n+1)=5.457548e+001; krok(n+1)=8.887598e-006; ng(n+1)=2.788666e+002;
n=298; farx(n+1)=5.290064e+000; foe(n+1)=5.452961e+001; krok(n+1)=1.404624e-005; ng(n+1)=2.194627e+002;
n=299; farx(n+1)=5.315799e+000; foe(n+1)=5.448430e+001; krok(n+1)=8.914462e-006; ng(n+1)=2.767834e+002;
n=300; farx(n+1)=5.281611e+000; foe(n+1)=5.443917e+001; krok(n+1)=1.396978e-005; ng(n+1)=2.185731e+002;

figure; semilogy(farx,'b'); hold on; semilogy(foe,'r'); xlabel('Iteracje'); ylabel('Earx, Eoe'); legend('Earx','Eoe'); title('Uczenie predyktora OE');
figure; subplot(2,1,1); semilogy(krok); xlabel('Iteracje'); ylabel('Krok');
subplot(2,1,2); semilogy(ng); xlabel('Iteracje'); ylabel('Norma gradientu');
Earx=farx(n+1)
Eoe=foe(n+1)
